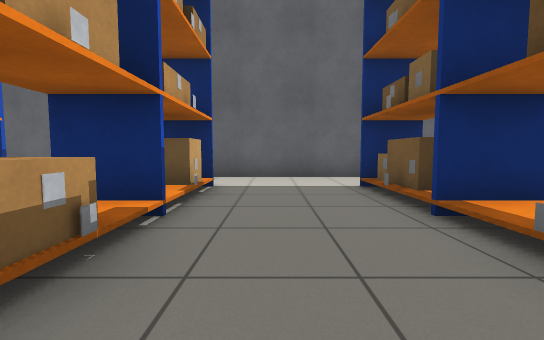
View 1 (above)

24 first-person views from a walk through a robot-simulator world made for Gazebo. The camera is 0.72 m above the floor, tilts 4° down and sees 90° across. Floor lines are 1 m apart. The floor is counted in squares, 1 m on a side. Each view is taken from the middle of a square. On the plan, view 1 faces up. The plan holds only what a view shows up to about 9 squares ahead; the rest is blank. The place goes on beyond the plan. Simple shapes stand in for some stock models.

View 2
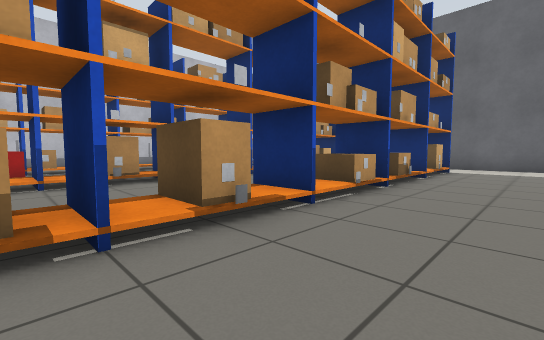

View 3
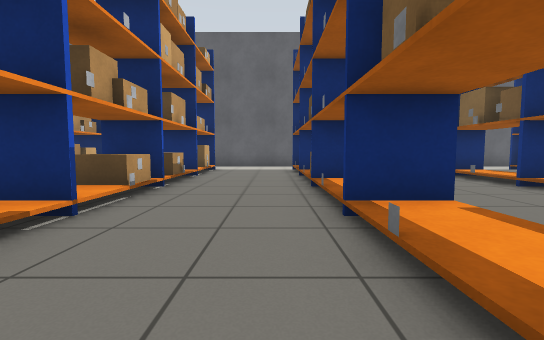

View 4
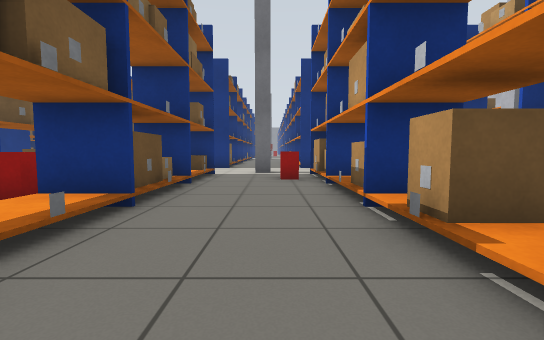

View 5
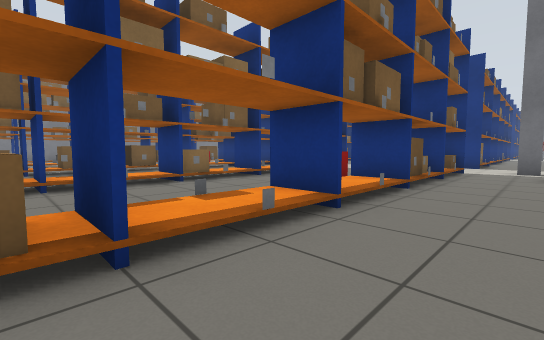

View 6
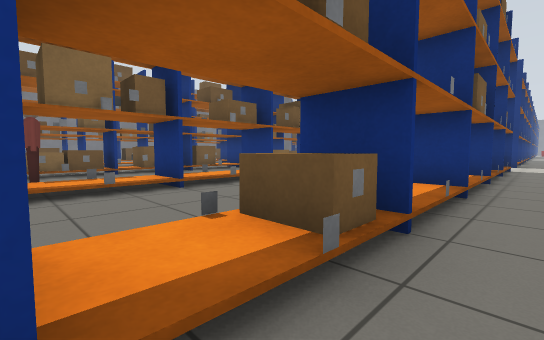

View 7
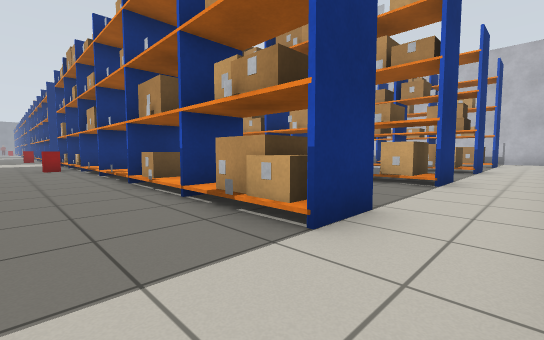

View 8
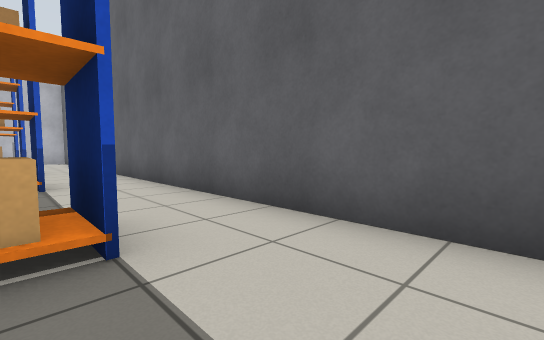

View 9
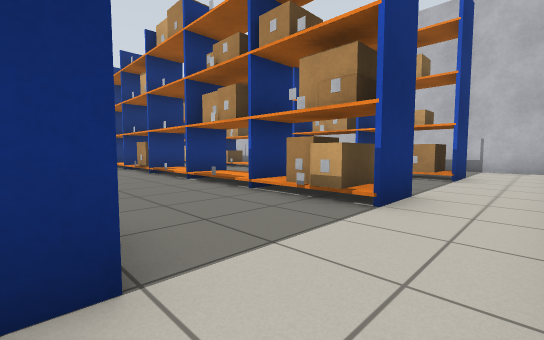

View 10
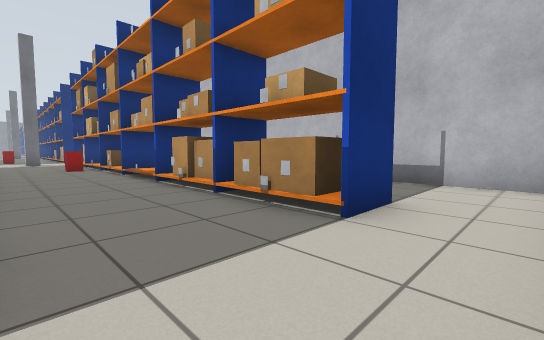

View 11
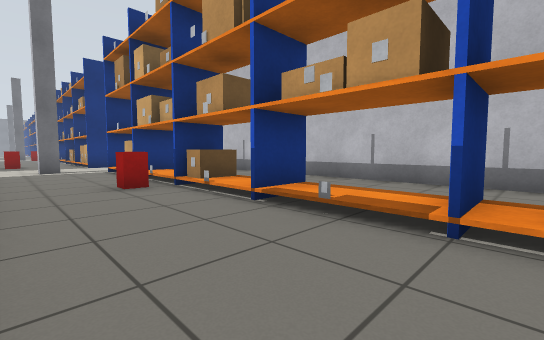

View 12
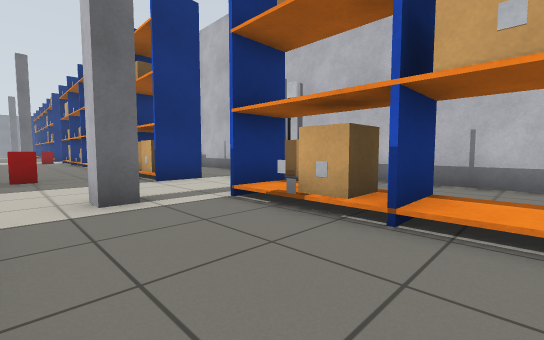

View 13
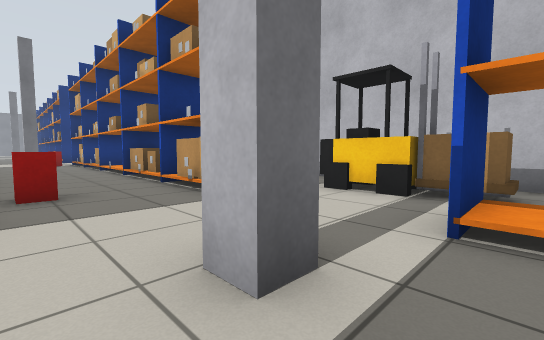

View 14
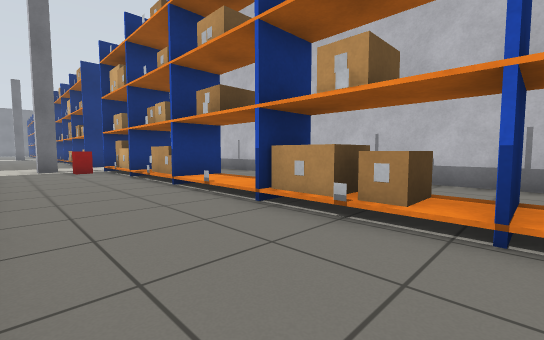

View 15
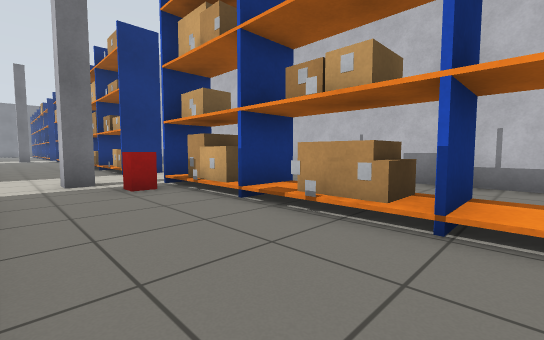

View 16
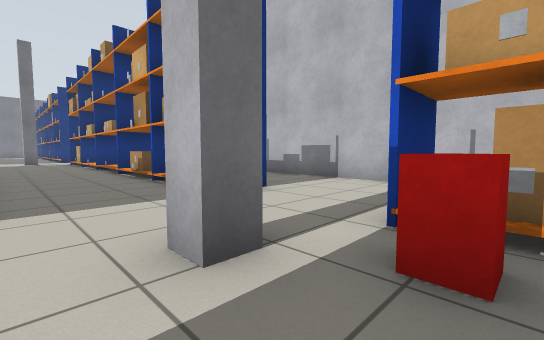

View 17
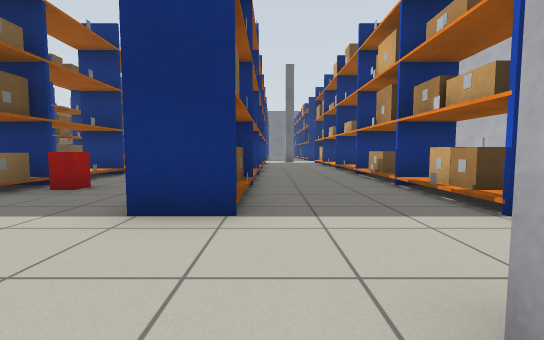

View 18
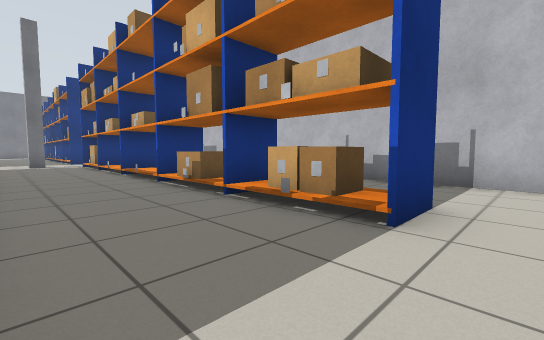

View 19
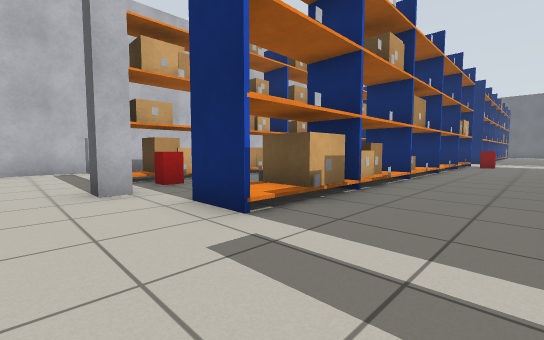

View 20
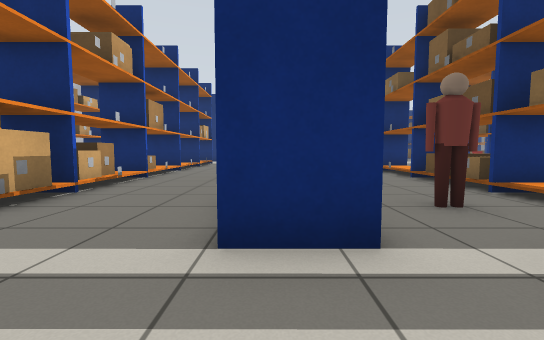

View 21
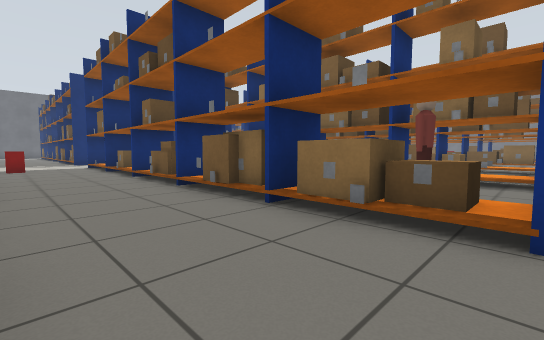

View 22
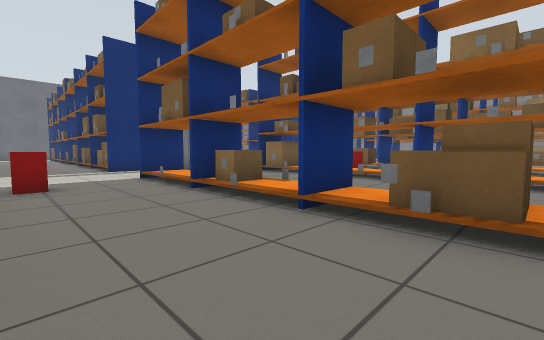

View 23
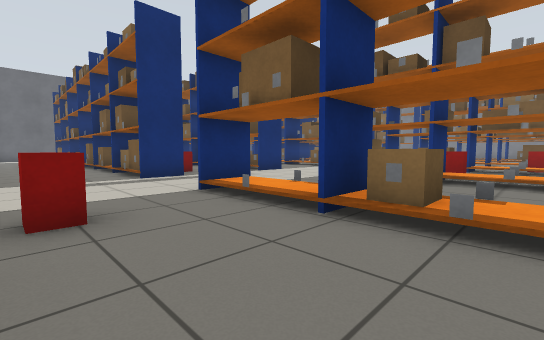

View 24
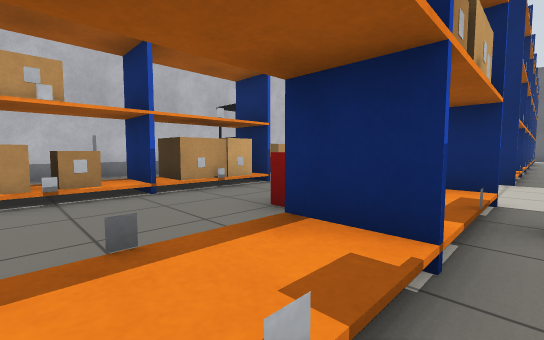

### Floor plan
Key: @ floor where view 1 was taken; # wall or solid block; . floor; = window, fence, low wall or low ledge; T thing the floor can be seen under or through; P person; O other object.
Columns run from 14 left of view 1 to 11 right of it. Each row starts with its distance up from view 1.
  8        #############
  7 #...................
  6 #...................
  5 #..##...#...##..TT..
  4 #  ##...#...##..#T..
  3 #  ##...#...##..TT..##  #
  2 #   #...#...##..TT..## P##
  1 #..TT...#.. ##..TT..## .##
  0 #..TT...#.. ##@.TT..## .##
 -1 #.. T...#.. ##..TT..##  #
 -2 #..T#...#.  ##..TT..##
 -3 #..##...#.. T#..TT..##
 -4 #..##...#.. T#..TT..##
 -5 # .##=..#.. T#..##=.##
 -6 #..##...#.   #..##  #
 -7 #..##...#. .##..##  #
 -8 #..##...#. .##=.##  ##
 -9 #..##...#...##..##   #
-10 #.O...#.......#..
-11 # O.......... ..
-12 # O.......... ..
-13 #..##...#...##..
-14 #..##...#...#T..##
-15 #..##...#...#T..##= #
-16 #..##...#...TT..##  #
-17 #  ##...#...TT..##  ##
-18 #  ##...#...TT..##  #
-19 #  ##...#...T   ##  #
-20 #.. T...#...TT..#   #
-21 #..TT...#...##..##
-22 #.. #...#...##..==
-23 #  ##...#...##..##
-24 #  ##...#...##..##  #
-25 #. ##=..#...##P.##  #
-26 #..##...#...##..##  #
-27 #.....#.......
-28 #............
-29 #..##...#..
-30 #..##...#...
-31 #..##...# .=#
-32 #  ##...# ..##
-33 #   =...#  .##
-34 #  ##...#  .##
-35 #   #...    #
-36     #...
-37    ##...
-38     #...
-39      ...

Positions as (right, up) in squares from view 1, and headings:
1: (0, 0), facing up
2: (1, -5), facing up-left
3: (1, -5), facing up
4: (0, -1), facing down
5: (0, 1), facing down-right
6: (1, 3), facing down-right
7: (5, 7), facing down-left
8: (5, 5), facing up-left
9: (-2, 7), facing down-left
10: (-7, 7), facing down-left
11: (-7, 1), facing down-left
12: (-7, -6), facing down-left
13: (-7, -9), facing down-left
14: (-7, -15), facing down-left
15: (-7, -20), facing down-left
16: (-7, -25), facing down-left
17: (-7, -26), facing down
18: (-7, -28), facing down-left
19: (-3, -28), facing up-left
20: (-2, -28), facing up
21: (-5, -26), facing up-right
22: (-5, -20), facing up-right
23: (-5, -17), facing up-right
24: (-5, -17), facing up-left
